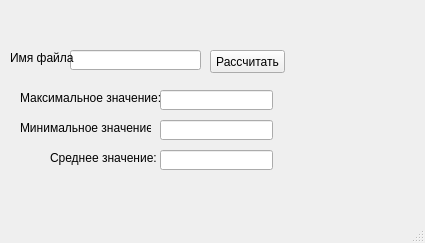
<?xml version="1.0" encoding="UTF-8"?>
<ui version="4.0">
 <class>MainWindow</class>
 <widget class="QMainWindow" name="MainWindow">
  <property name="geometry">
   <rect>
    <x>0</x>
    <y>0</y>
    <width>425</width>
    <height>243</height>
   </rect>
  </property>
  <property name="windowTitle">
   <string>MainWindow</string>
  </property>
  <widget class="QWidget" name="centralwidget">
   <widget class="QPushButton" name="button">
    <property name="geometry">
     <rect>
      <x>210</x>
      <y>50</y>
      <width>75</width>
      <height>23</height>
     </rect>
    </property>
    <property name="text">
     <string>Рассчитать</string>
    </property>
   </widget>
   <widget class="QLineEdit" name="filenameEdit">
    <property name="geometry">
     <rect>
      <x>70</x>
      <y>50</y>
      <width>131</width>
      <height>20</height>
     </rect>
    </property>
   </widget>
   <widget class="QLabel" name="maxEdit">
    <property name="geometry">
     <rect>
      <x>20</x>
      <y>90</y>
      <width>141</width>
      <height>16</height>
     </rect>
    </property>
    <property name="text">
     <string>Максимальное значение:</string>
    </property>
   </widget>
   <widget class="QLabel" name="minEdit">
    <property name="geometry">
     <rect>
      <x>20</x>
      <y>120</y>
      <width>131</width>
      <height>16</height>
     </rect>
    </property>
    <property name="text">
     <string>Минимальное значение:</string>
    </property>
   </widget>
   <widget class="QLabel" name="avgEdit">
    <property name="geometry">
     <rect>
      <x>50</x>
      <y>150</y>
      <width>111</width>
      <height>16</height>
     </rect>
    </property>
    <property name="text">
     <string>Среднее значение:</string>
    </property>
   </widget>
   <widget class="QLabel" name="label_4">
    <property name="geometry">
     <rect>
      <x>10</x>
      <y>50</y>
      <width>81</width>
      <height>16</height>
     </rect>
    </property>
    <property name="text">
     <string>Имя файла</string>
    </property>
   </widget>
   <widget class="QLineEdit" name="lineEdit">
    <property name="geometry">
     <rect>
      <x>160</x>
      <y>90</y>
      <width>113</width>
      <height>20</height>
     </rect>
    </property>
   </widget>
   <widget class="QLineEdit" name="lineEdit_2">
    <property name="geometry">
     <rect>
      <x>160</x>
      <y>120</y>
      <width>113</width>
      <height>20</height>
     </rect>
    </property>
   </widget>
   <widget class="QLineEdit" name="lineEdit_3">
    <property name="geometry">
     <rect>
      <x>160</x>
      <y>150</y>
      <width>113</width>
      <height>20</height>
     </rect>
    </property>
   </widget>
  </widget>
  <widget class="QMenuBar" name="menubar">
   <property name="geometry">
    <rect>
     <x>0</x>
     <y>0</y>
     <width>425</width>
     <height>21</height>
    </rect>
   </property>
  </widget>
  <widget class="QStatusBar" name="statusbar"/>
 </widget>
 <resources/>
 <connections/>
</ui>
